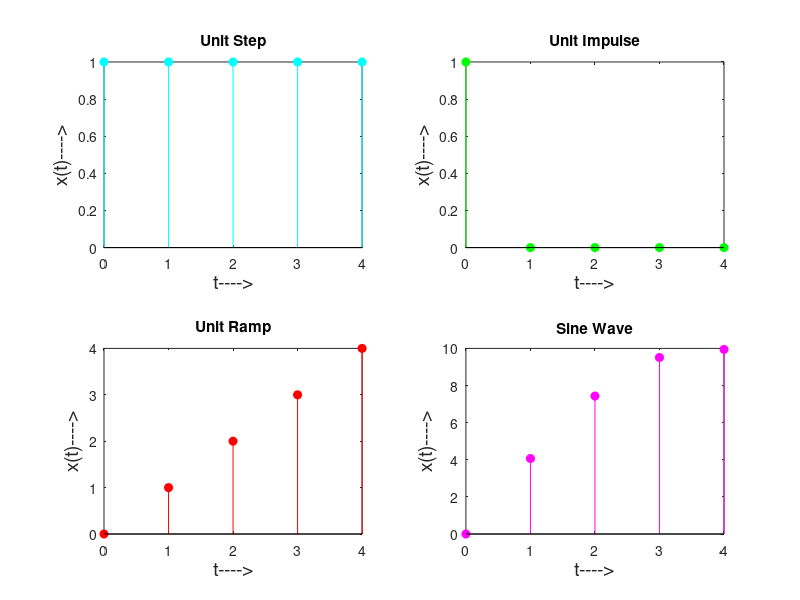

Write the MATLAB code that produced this figure.
clc;
clear all;
n=input('\nEnter the signal length:');
t=0:n-1;
%Unit step function
x1=[1,ones(1,(n-1))];
subplot(2,2,1);
stem(t,x1,'filled','c');
xlabel('t---->','Fontsize',14)
ylabel('x(t)---->','Fontsize',14)
title('Unit Step');
%Unit impulse function
x2=[1,zeros(1,(n-1))];
subplot(2,2,2);
stem(t,x2,'filled','g');
xlabel('t---->','Fontsize',14)
ylabel('x(t)---->','Fontsize',14)
title('Unit Impulse');
%Unit ramp function
x3=t;
subplot(2,2,3);
stem(t,x3,'filled','r');
xlabel('t---->','Fontsize',14)
ylabel('x(t)---->','Fontsize',14)
title('Unit Ramp');
%Sine function
n1 = input("\nEnter the signal length of sin wave:");
t1 = 0:n1-1;
x=10*sin(2*pi*t1/15);
subplot(2,2,4);
stem(t1,x,'filled','m')
xlabel('t---->','Fontsize',14);
ylabel('x(t)---->','Fontsize',14);
title('Sine Wave');

